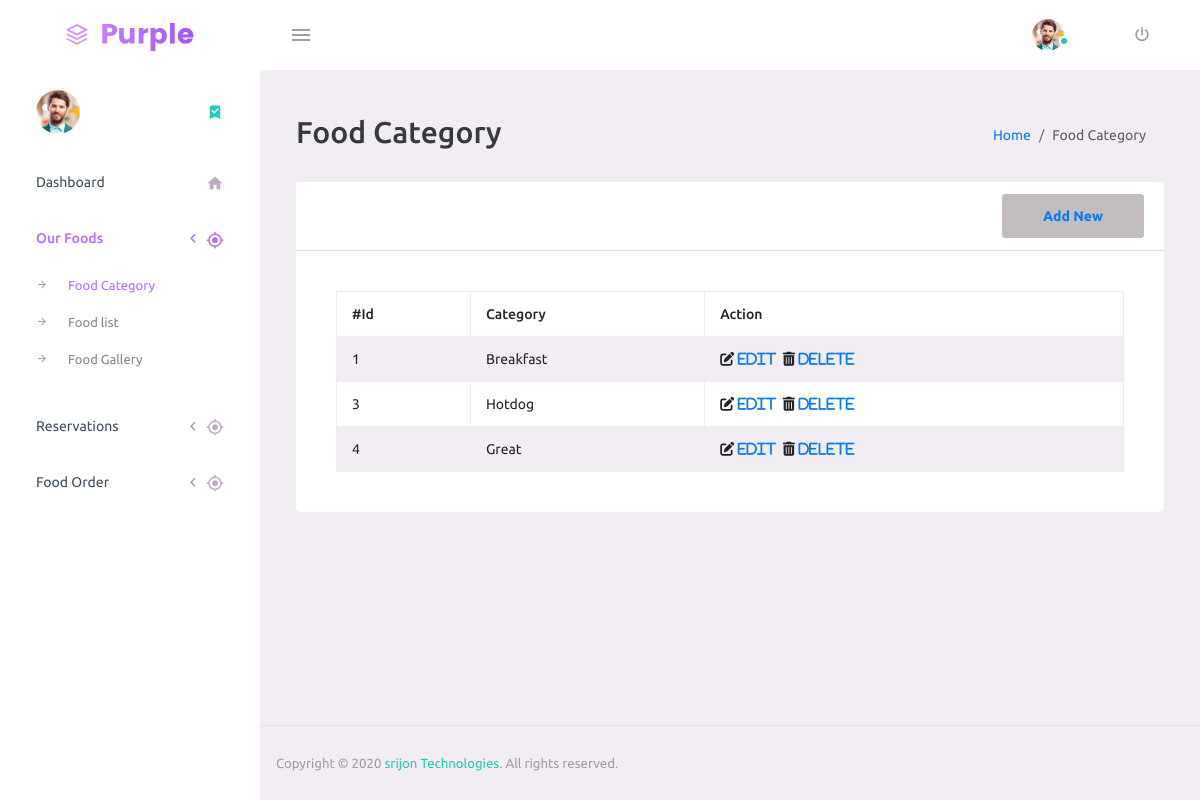
The page /admin/foodcat.php (signed in) on the database its author committed.
### tables this page shows
CREATE TABLE `category` (
  `id` int(11) NOT NULL,
  `category_name` text NOT NULL
);

### admin/foodcat.php (the view, shortened to what this page needs)
<!DOCTYPE html>
<html lang="en">
<head>
    <link rel="stylesheet" href="vendors/mdi/css/materialdesignicons.min.css">
    <link rel="stylesheet" href="vendors/css/vendor.bundle.base.css">
    <link rel="stylesheet" href="css/style.css">
</head>
<body>
    <div class="container-scroller">
        <?php
        include("include/header.php");
        ?>
        <div class="container-fluid page-body-wrapper">
            <?php
          include("Include/sidebar.php");
          ?>
            <div class="main-panel">
                <div class="content-wrapper">
                    <div class="page-header">
                        <h2> Food Category </h2>
                        <nav aria-label="breadcrumb">
                            <ol class="breadcrumb">
                                <li class="breadcrumb-item"><a href="index.php">Home</a></li>
                                <li class="breadcrumb-item active" aria-current="page">Food Category</li>
                            </ol>
                        </nav>
                    </div>
                    <div class="row mb-4">
                        <div class="col-md-12">
                            <div class="card mb-4">
                                <div class="card-header bg-white font-weight-bold">
                                    <button type="submit" class="btn btn-secondary float-right customs-btn-bd"
                                        data-toggle="modal" data-target="#foodCategory">
                                        <a href="createfood.php"> Add New </a>
                                    </button>
                                </div>
                                <div class="card-body ">
                                <?php
                    require_once "include/config.php";
                    $sql = "SELECT * FROM category";
                    if($result = mysqli_query($mysqli, $sql)){
                        if(mysqli_num_rows($result) > 0){
                            echo "<table class='table table-bordered table-striped'>";
                                echo "<thead>";
                                    echo "<tr>";
                                        echo "<th>#Id</th>";
                                        echo "<th>Category</th>";
                                         echo "<th>Action</th>";
                                    echo "</tr>";
                                echo "</thead>";
                                echo "<tbody>";
                                while($row = mysqli_fetch_array($result)){
                                    echo "<tr>";
                                        echo "<td>" . $row['id'] . "</td>";
                                        echo "<td>" . $row['category_name'] . "</td>";
                                        echo "<td>";
                                            echo "<i class='fas fa-edit'><a href='updatecat.php?id=". $row['id'] ."'> Edit</a></i>";
                                            echo "<i class='fas fa-trash-alt'><a href='deletecat.php?id=". $row['id'] ."'> Delete</a></i>";
                                        echo "</td>";
                                    echo "</tr>";
                                }
                                echo "</tbody>";
                            echo "</table>";
                        } else{
                            echo "<p class='lead'><em>No records were found.</em></p>";
                        }
                    } else{
                        echo "ERROR: Could not able to execute $sql. " . mysqli_error($link);
                    }
                    ?>
                                </div>
                            </div>
                        </div>
                    </div>
                </div>
                <?php
            include("Include/footer.php");
            ?>
            </div>
        </div>
    </div>
</body>
</html>

### rows shown on the page
category: id "1", category_name "Breakfast"
category: id "3", category_name "Hotdog"
category: id "4", category_name "Great"
